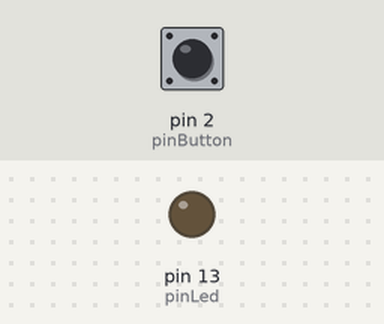
This sketch was run on a simulated Arduino Leonardo, built with avr-gcc and run on an emulated ATmega32U4. Parts: output pins drawn as LEDs (lit = HIGH). Inputs (shaded band) come from the test bench; at power-on: pin 2 (pinButton) HIGH. USB keyboard and mouse output is not drawn.

Above: at 1.2 s.
1.3 s: pin 2 (pinButton) pulled LOW for 0.15 s
At 1.6 s:
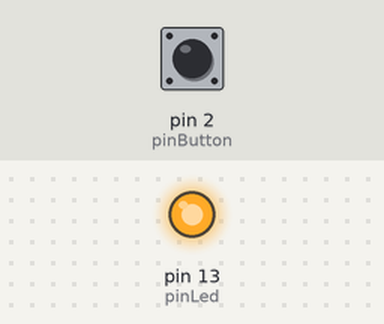
Timing chart, 0 to 11.0 s (numbered marks = the images above; inputs shaded):
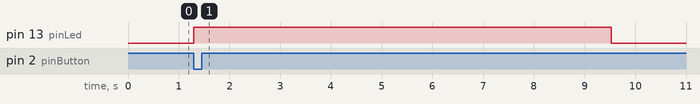

The sketch:

testKBD.ino
```cpp
// (licence header left out)
#include "HID-Project.h"

const int pinLed = LED_BUILTIN;
const int pinButton = 2;

void setup() {
  pinMode(pinLed, OUTPUT);
  pinMode(pinButton, INPUT_PULLUP);

  // Sends a clean report to the host. This is important on any Arduino type.
  Keyboard.begin();
}


const String exitScript[]  = { //Type your commands here, one command per line.

//Example script to create a hidden backdoor in a Windows PC and enable Administrative shares
"exit"

                                   };

//Don't forget to update this line
const int numeLines = 1;


const String myScript[]  = { //Type your commands here, one command per line.

//Example script to create a hidden backdoor in a Windows PC and enable Administrative shares
"echo hello",
"echo world"
                                   };

//Don't forget to update this line
const int numLines = 2;

//Append all commands into one line of code each separated with an "&"
String constructCommandString(const String * str_arr, int sz){
  String finalString = "";

  for (int i = 0 ; i < sz - 1; i++){
    finalString += (str_arr[i] + " ; ");
  }

  //return finalString + str_arr[sz - 1] + " ; exit";
  return finalString + str_arr[sz - 1] + " ";
}

void hitEnter(){                    // Send Enter
  Keyboard.releaseAll();
  Keyboard.press(0x0A);
  delay(20);
  Keyboard.release(0x0A);
}

void openAdminCMD(){ //Works for Windows 8, 8.1 and 10 only
  Keyboard.releaseAll();
  Keyboard.press(KEY_LEFT_GUI);     //
  delay(20);                        //
  Keyboard.press('x');              // Sends a WinKey + X key combination
  delay(20);                        //
  Keyboard.releaseAll();            //
  delay(100);

  Keyboard.press('a');              //
  delay(20);                        // Shortcut letter for Administrator CMD
  Keyboard.release('a');            //

  delay(3000);                      // Wait until Administrator Prompt shows up

  Keyboard.press(KEY_LEFT_ARROW);   //
  delay(50);                        // Automatically selects Yes
  hitEnter();                       //
}

void sendCommand(String cmd){       // Send a command to an active console
  Keyboard.releaseAll();
  delay(100);
  Keyboard.print(cmd);
  delay(200);
  hitEnter();
}

bool runNow = true;

void loop() {
  // Trigger caps lock manually via button
  if ((!digitalRead(pinButton)) && runNow) {


    digitalWrite(pinLed, HIGH);


    openAdminCMD();

    delay(2000);                       // Delays are necessary to avoid typing before the Window appears

    sendCommand(constructCommandString(myScript, numLines));

    delay(2000);                       // Delays are necessary to avoid typing before the Window appears

    sendCommand(constructCommandString(exitScript, numeLines));

    // Use the default print functions
    //Keyboard.println("echo Hello World!");

    // Press a single character, special non ascii characters wont work.
    //Keyboard.write('a');

    // Write single keys, do not use a number here!
    //Keyboard.write(KEY_ENTER);


    // If you really wish to press a RAW keycode without the name use this:
    //Keyboard.write(KeyboardKeycode(40));

    // Use (a limited number of) consumer keys.
    // Only works with the lower 255 keys and on linux only.
    //Keyboard.write(MEDIA_PLAY_PAUSE);

    // Linux also supports several system function via consumer report.
    //Keyboard.write(CONSUMER_POWER);
    //Keyboard.write(CONSUMER_SLEEP);

    // You can also use some special keyboard keys on linux.
    //Keyboard.write(KEY_POWER);
    //Keyboard.write(KEY_F13);

    // You can wakeup you PC from sleep.
    // This might be not supported on all hardware, but on all OS types.
    //Keyboard.wakeupHost();

    // Simple debounce
    delay(300);
    digitalWrite(pinLed, LOW);
    runNow = false;
  }
}
```

Measured:
- after the input at 1.3 s, pin 13 (pinLed): LOW → HIGH at once, → LOW 8.2 s later
